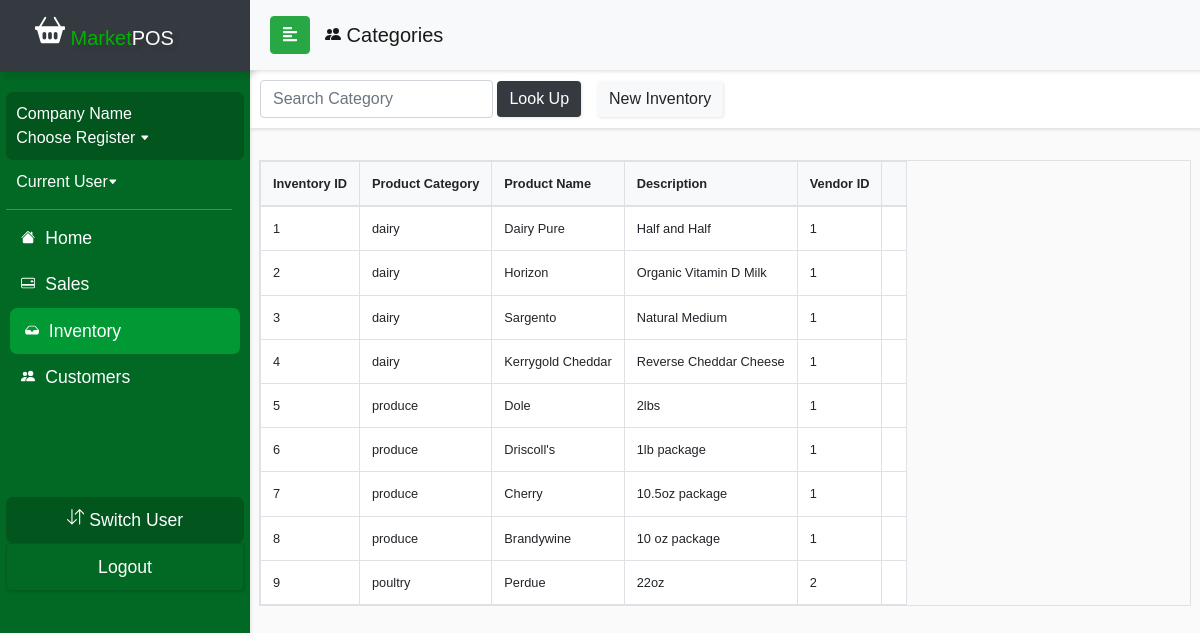
Before: /currentDraft/categoryview.php with the older database file.
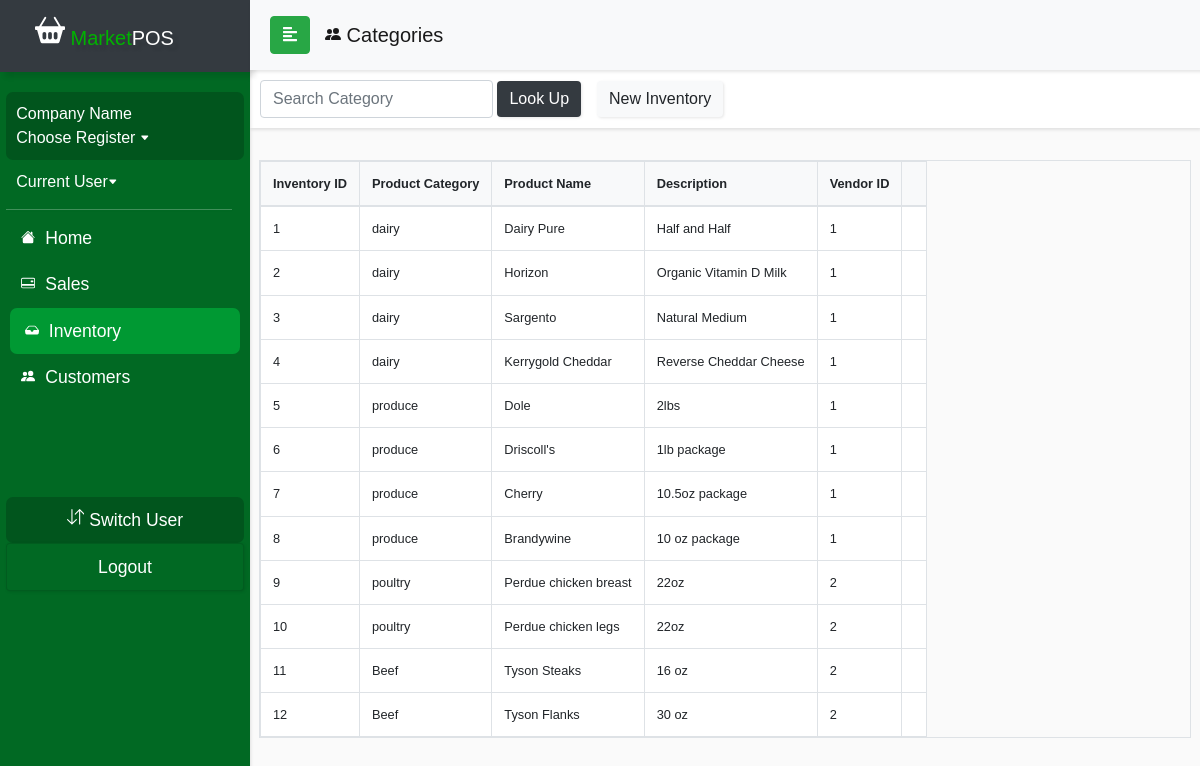
After: the same page with the newer database file.
### tables this page shows
CREATE TABLE `product_inventory` (
  `product_id` int(11) NOT NULL,
  `brand` varchar(50) NOT NULL,
  `description` varchar(50) NOT NULL,
  `productName` varchar(50) NOT NULL,
  `productType` varchar(50) NOT NULL,
  `productSubType` varchar(50) NOT NULL,
  `unit_price` float NOT NULL,
  `cost` float NOT NULL,
  `in_stock` int(11) NOT NULL,
  `vendor_id` int(11) NOT NULL
);

### currentDraft/categoryview.php (the view, shortened to what the changed rows need)
<?php
include_once('sidebarconnect.php');
$query = "SELECT * FROM product_inventory";
$result = mysqli_query($conn, $query);
?>
<!DOCTYPE html>
<html>
<head>
  <link rel="stylesheet" href="css/bootstrap.min.css">
  <link rel="stylesheet" href="userStyle2.css">
  <link rel="stylesheet" href="css/jquery.mCustomScrollbar.min.css">
</head>
<body>
<nav id="sidebar">
    <div class="sidebar-header bg-dark">
      <h1 id="brand"><span><a class="navbar-brand relative-top" href="indexDraft.php">
            <span style="color: #00b300"> Market</span>POS</a></h1>
    </div>
  </nav>
  <div id="content">
    <div class="wrapper mt-3">
      <div class="row px-4 justify-content-center">
        <table class="table table-bordered table-hover mt-3 table-responsive" style="font-size:80%;">
          <thead class="bg-light">
            <tr>
              <th> Inventory ID</th>
              <th> Product Category </th>
              <th> Product Name </th>
              <th> Description </th>
              <th> Vendor ID </th>
              <th> </th>
            </tr>
          </thead>
          <tbody class="bg-white">
            <?php
            if (isset($_POST['submit-search'])) {
              $search = mysqli_real_escape_string($conn, $_POST['product']);
              $sql = "SELECT * FROM product_inventory WHERE productName LIKE '%$search%' OR productType LIKE '%$search%' OR productSubType LIKE '%$search%' OR vendor_id LIKE '%$search%'";
              $result = mysqli_query($conn, $sql);
              $queryResults = mysqli_num_rows($result);
              if ($queryResults > 0) {
                echo "<div class='row mt-3'>There are $queryResults results matching your search</div><br>";
                while ($row = mysqli_fetch_assoc($result)) {
                    echo "<tr><td>" . $row['product_id'] . "</td><td>"
                    . $row['productType'] . "</td><td>" . $row['productName'] . "</td><td>"
                    . $row['description'] . "</td><td>". $row['vendor_id'] . "</td><td>";
                }
              } else {
                echo "<div class='row mt-3'>There are no results matching your search</div>";
              }
            } else {
              while ($row = mysqli_fetch_assoc($result)) {
                echo "<tr><td>" . $row['product_id'] . "</td><td>"
                    . $row['productType'] . "</td><td>" . $row['productName'] . "</td><td>"
                    . $row['description'] . "</td><td>". $row['vendor_id'] . "</td><td>";
                }
            }
            ?>
          </tbody>
        </table>
      </div>
    </div>
</body>
</html>

Changed rows visible on the page:
changed product_inventory id 9: productName "Perdue" → "Perdue chicken breast"
added product_inventory: product_id "10", productType "poultry", productName "Perdue chicken legs", description "22oz", vendor "2"
added product_inventory: product_id "11", productType "Beef", productName "Tyson Steaks", description "16 oz", vendor "2"
added product_inventory: product_id "12", productType "Beef", productName "Tyson Flanks", description "30 oz", vendor "2"
